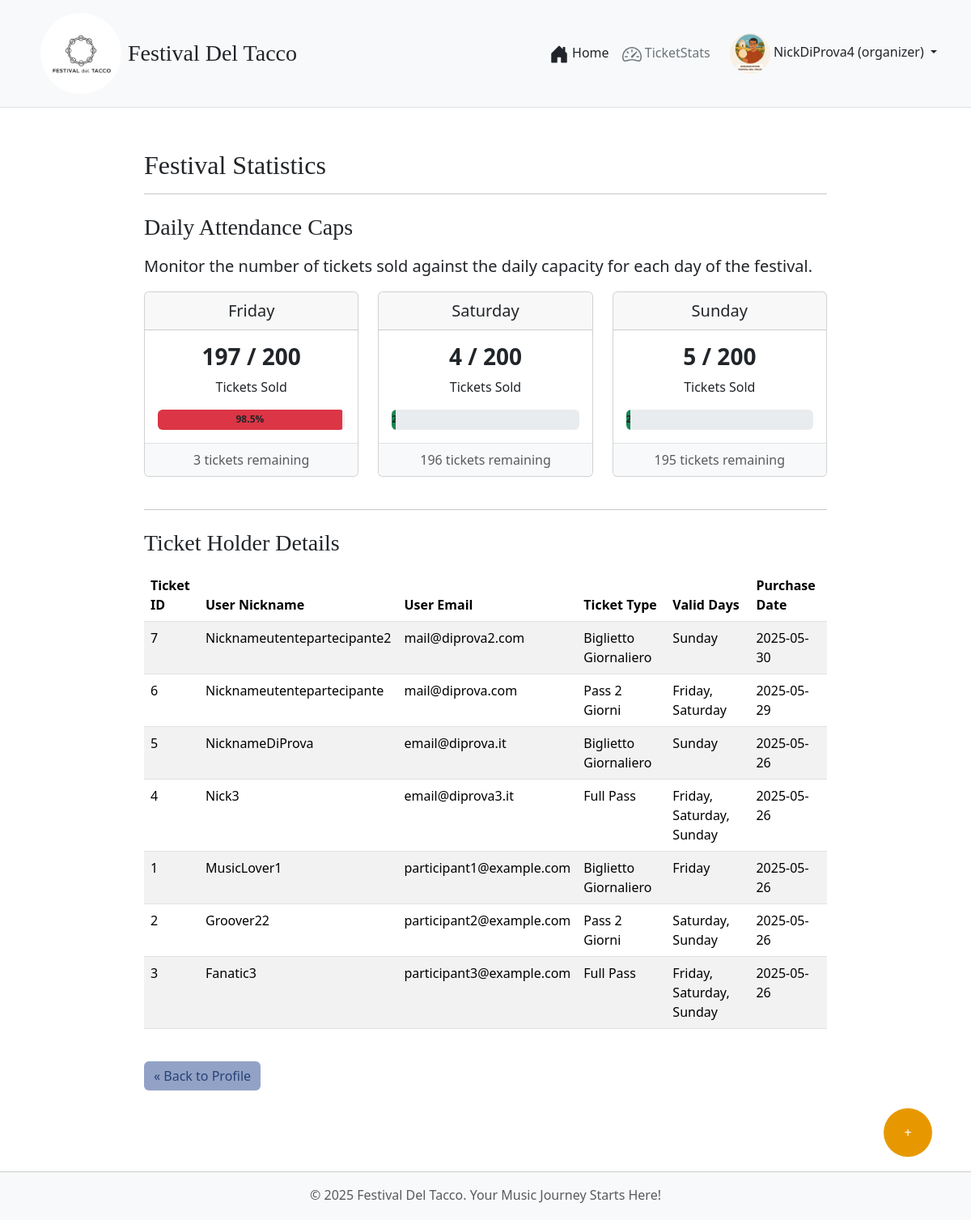
/organizer/stats (signed in), run on the app's committed database.
### tables this page shows
CREATE TABLE UTENTI (
            id INTEGER PRIMARY KEY AUTOINCREMENT,
            email TEXT UNIQUE NOT NULL,
            nickname TEXT NOT NULL,
            password_hash TEXT NOT NULL,
            role TEXT NOT NULL CHECK(role IN ('participant', 'organizer'))
        );

CREATE TABLE PRESENZE_GIORNALIERE (
            id INTEGER PRIMARY KEY AUTOINCREMENT,
            festival_day TEXT NOT NULL UNIQUE, -- "Friday", "Saturday", "Sunday"
            tickets_sold INTEGER NOT NULL DEFAULT 0
        );

CREATE TABLE BIGLIETTI (
            id INTEGER PRIMARY KEY AUTOINCREMENT,
            user_id INTEGER NOT NULL UNIQUE, -- One ticket type per user
            ticket_type TEXT NOT NULL,
            valid_days TEXT NOT NULL, -- Comma-separated e.g., "Friday,Saturday"
            purchase_date TEXT NOT NULL,
            FOREIGN KEY (user_id) REFERENCES UTENTI (id)
        );

### app.py (the view)
@app.route('/organizer/stats')
@login_required
def organizer_stats():
    if current_user.role != 'organizer':
        abort(403)
    attendance_data = db.get_all_daily_attendance()
    all_tickets_details = db.get_all_ticket_details() # Recupera i dettagli di tutti i biglietti
    processed_tickets = []
    for ticket in all_tickets_details:
        ticket_dict = dict(ticket) # Converte sqlite3.Row in un dizionario
        ticket_dict['valid_days_list'] = ticket_dict['valid_days'].split(',')
        ticket_dict['ticket_type_name'] = Config.TICKET_TYPES.get(ticket_dict['ticket_type'], {}).get('name', ticket_dict['ticket_type'])
        processed_tickets.append(ticket_dict)
    return render_template(
        'organizer_stats.html',
        attendance_data=attendance_data,
        max_attendees=Config.MAX_DAILY_ATTENDEES,
        tickets_details=processed_tickets # Passa i dettagli dei biglietti al template
    )

### app.py (called while the page is built)
@login_manager.user_loader
def load_user(user_id):
    user_data = db.get_user_by_id(int(user_id))
    if user_data:
        return User(id=user_data['id'], email=user_data['email'], nickname=user_data['nickname'], role=user_data['role'])
    return None

@app.context_processor
def inject_global_vars(): # prendo le variabli globali da festival_config.py, comuni a tutti i template
    user_has_ticket = False
    if current_user.is_authenticated and current_user.role == 'participant':
        if db.get_ticket_by_user_id(current_user.id):
            user_has_ticket = True
    return dict(
        FESTIVAL_DAYS=Config.FESTIVAL_DAYS,
        FESTIVAL_STAGES=Config.FESTIVAL_STAGES,
        TICKET_TYPES_CONFIG=Config.TICKET_TYPES,
        now=datetime.now().year,
        g_user_has_ticket=user_has_ticket
    )

### festival_dao.py (called while the page is built)
def get_db_connection():
    conn = sqlite3.connect(DATABASE_NAME)
    conn.row_factory = sqlite3.Row # Access columns by name
    return conn

def get_user_by_id(user_id):
    conn = get_db_connection()
    user = conn.execute("SELECT * FROM UTENTI WHERE id = ?", (user_id,)).fetchone()
    conn.close()
    return user

def get_all_ticket_details(): # Nuova funzione per i dettagli dei biglietti
    conn = get_db_connection()
    query = """
        SELECT
            b.id as ticket_id,
            b.ticket_type,
            b.valid_days,
            b.purchase_date,
            u.id as user_id,
            u.email as user_email,
            u.nickname as user_nickname
        FROM BIGLIETTI b
        JOIN UTENTI u ON b.user_id = u.id
        ORDER BY b.purchase_date DESC
    """
    tickets = conn.execute(query).fetchall()
    conn.close()
    return tickets

def get_all_daily_attendance():
    conn = get_db_connection()
    attendance_data = conn.execute("SELECT festival_day, tickets_sold FROM PRESENZE_GIORNALIERE ORDER BY CASE festival_day WHEN 'Friday' THEN 1 WHEN 'Saturday' THEN 2 WHEN 'Sunday' THEN 3 ELSE 4 END").fetchall()
    conn.close()
    return attendance_data

### templates/organizer_stats.html (shortened to what this page needs)
{% extends "base_festival.html" %}
{% block content %}
<div class="container mt-4">
    <h2 style="font-family: 'Playfair Display', serif;">Festival Statistics</h2>
    <hr>
    <h3 style="font-family: 'Playfair Display', serif;" class="mt-4 mb-3">Daily Attendance Caps</h3>
    <p class="lead">Monitor the number of tickets sold against the daily capacity for each day of the festival.</p>
    {% if attendance_data %}
    <div class="row">
        {% for day_data in attendance_data %}
        <div class="col-md-4 mb-3">
            <div class="card text-center">
                <div class="card-header fs-5">
                    {{ day_data.festival_day }}
                </div>
                <div class="card-body">
                    <h3 class="card-title">{{ day_data.tickets_sold }} / {{ max_attendees }}</h3>
                    <p class="card-text">Tickets Sold</p>
                    <div class="progress" style="height: 25px;">
                        {% set percentage = (day_data.tickets_sold / max_attendees * 100) | round(1) if max_attendees > 0 else 0 %}
                        <div class="progress-bar {% if percentage >= 90 %}bg-danger{% elif percentage >= 70 %}bg-warning{% else %}bg-success{% endif %}"
                            role="progressbar" style="width: {{percentage}}%;"
                            aria-valuenow="{{ day_data.tickets_sold }}" aria-valuemin="0"
                            aria-valuemax="{{ max_attendees }}">
                            {{ percentage }}%
                        </div>
                    </div>
                </div>
                <div class="card-footer text-muted">
                    {% if day_data.tickets_sold >= max_attendees %}
                    <span class="text-danger fw-bold">SOLD OUT!</span>
                    {% else %}
                    {{ max_attendees - day_data.tickets_sold }} tickets remaining
                    {% endif %}
                </div>
            </div>
        </div>
        {% endfor %}
    </div>
    {% else %}
    <p>No attendance data available yet.</p>
    {% endif %}
    <hr class="my-4">
    <h3 style="font-family: 'Playfair Display', serif;" class="mt-4 mb-3">Ticket Holder Details</h3>
    {% if tickets_details %}
    <div class="table-responsive">
        <table class="table table-striped table-hover">
            <thead>
                <tr>
                    <th scope="col">Ticket ID</th>
                    <th scope="col">User Nickname</th>
                    <th scope="col">User Email</th>
                    <th scope="col">Ticket Type</th>
                    <th scope="col">Valid Days</th>
                    <th scope="col">Purchase Date</th>
                </tr>
            </thead>
            <tbody>
                {% for ticket in tickets_details %}
                <tr>
                    <td>{{ ticket.ticket_id }}</td>
                    <td>{{ ticket.user_nickname }}</td>
                    <td>{{ ticket.user_email }}</td>
                    <td>{{ ticket.ticket_type_name }}</td>
                    <td>{{ ticket.valid_days_list | join(', ') }}</td>
                    <td>{{ ticket.purchase_date.split(' ')[0] }}</td>
                </tr>
                {% endfor %}
            </tbody>
        </table>
    </div>
    {% else %}
    <p>No tickets have been sold yet.</p>
    {% endif %}
    <div class="mt-4">
        <a href="{{ url_for('profile') }}" class="btn myclearbutton">« Back to Profile</a>
    </div>
</div>
{% endblock %}

### templates/base_festival.html (shortened to what this page needs)
<!DOCTYPE html>
<html lang="it">
<head>
    <link href="https://cdn.jsdelivr.net/npm/bootstrap@5.3.2/dist/css/bootstrap.min.css" rel="stylesheet"
>
    <link rel="stylesheet" href="{{ url_for('static', filename='css/style_festival.css') }}">
    <link rel="stylesheet" href="https://unpkg.com/leaflet@1.9.4/dist/leaflet.css"
 />
</head>
<body>
    <nav>
        <header class="p-3 mb-3 border-bottom bg-light sticky-top">
            <div class="container">
                <div class="d-flex flex-wrap align-items-center justify-content-center justify-content-lg-start">
                    <a href="{{ url_for('home') }}"
                        class="d-flex align-items-center text-dark text-decoration-none me-lg-auto ms-2">
                        <img src="{{ url_for('static', filename='images/logo/LogoFestivalDelTacco.jpeg') }}"
                            alt="Festival del Tacco" class="img-fluid rounded-circle"
                            style="height: 100px; width: 100px; object-fit: cover;" loading="lazy">
                        <span class="fs-3 ms-2" style="font-family: 'Playfair Display', serif;">Festival Del
                            Tacco</span>
                    </a>
                    <ul class="nav col-12 col-lg-auto mb-2 justify-content-center mb-md-0">
                        <li><a href="{{ url_for('home') }}"
                                class="nav-link px-2 {% if request.endpoint == 'home' %}link-secondary{% else %}link-dark{% endif %}">
                                Home
                            </a>
                        </li>
                        {% if current_user.is_authenticated and current_user.role == 'organizer' %}
                        <li>
                            <a href="{{ url_for('organizer_stats') }}"
                                class="nav-link px-2 {% if request.endpoint == 'organizer_stats' %}link-secondary{% else %}link-dark{% endif %}">
                                TicketStats
                            </a>
                        </li>
                        {% endif %}
                    </ul>
                    <div class="ms-lg-3">
                        {% if current_user.is_authenticated %}
                        <div class="dropdown text-end">
                            <a href="#" class="d-block link-dark text-decoration-none dropdown-toggle"
                                id="dropdownUser1" data-bs-toggle="dropdown" aria-expanded="false">
                                {% if current_user.role == 'organizer' %}
                                <img src="{{ url_for('static', filename='images/logo/organizer.png') }}"
                                    alt="organizer_image" width="50" height="50" class="rounded-circle myprofileicon">
                                {% endif %}
                                {{ current_user.nickname }} ({{ current_user.role }})
                            </a>
                        </div>
                        {% else %}
                        <a href="{{ url_for('login') }}" class="btn btn-outline myloginbutton me-2">Login</a>
                        <a href="{{ url_for('register') }}" class="btn  mybuttoncolors">Sign-up</a>
                        {% endif %}
                    </div>
                </div>
            </div>
        </header>
    </nav>
    <main class="container col-lg-9 col-md-12 pt-5 pt-md-3 pt-lg-2 pt-xl-2 pt-xxl-2 order-1 mt-lg-1 ">
        {% block content %}
        {% endblock %}
    </main>
    {% if current_user.is_authenticated and current_user.role == 'organizer' %}
    <div>
        <button type="button" class="btn m-5 end-0 myhoveringbutton" data-bs-toggle="modal"
            data-bs-target="#addPerformanceModal" title="Add New Performance">+</button>
    </div>
    {% endif %}
    <footer class="footer py-3 bg-light order-2">
        <div class="container text-center">
            <span class="text-muted">© {{ now }} Festival Del Tacco. Your Music Journey Starts Here!</span>
        </div>
    </footer>
</body>
</html>

### static/css/style_festival.css (style rules this page uses)
html, body { height: 100%; margin: 0; padding: 0; display: flex; flex-direction: column; }
body { min-height: 100vh; }
.myprofileicon { z-index: 1030; }
main, main.container { flex: 1; padding: 1rem; padding-bottom: 100px; }
footer.footer { flex-shrink: 0; height: 60px; background-color: #e8ddd5; padding: 1rem 0; text-align: center; border-top: 1px solid #ccc; }
.card { transition: transform 0.2s ease-in-out, box-shadow 0.2s ease-in-out; }
.card-title { font-weight: bold; }
.card-footer { background-color: #f8f9fa; border-top: 1px solid #dee2e6; }
header.sticky-top { z-index: 1030; }
.progress-bar { color: #212529; font-weight: bold; }
.myeditbutton, .myclearbutton { background-color: #92a2c6; border: #3e7adb; color: #284277; }
.myhoveringbutton { background-color: #e79801; border: none; border-radius: 50%; bottom: 30px; color: #ffffff; cursor: pointer; height: 60px; position: fixed; right: 30px; text-align: center; text-decoration: none; vertical-align: middle; width: 60px; z-index: 1030; }
@media (min-width: 769px) { main { padding-top: 100px; } }

### data on the page
UTENTI: nickname "NickDiProva4", role "organizer"
PRESENZE_GIORNALIERE: festival_day "Friday", tickets_sold "197", max_attendees "200", percentage "98.5", max_attendees-day_data.tickets_sold "3"
PRESENZE_GIORNALIERE: festival_day "Saturday", tickets_sold "4", max_attendees "200", max_attendees-day_data.tickets_sold "196"
PRESENZE_GIORNALIERE: festival_day "Sunday", tickets_sold "5", max_attendees "200", max_attendees-day_data.tickets_sold "195"
BIGLIETTI: ticket_id "7", user_nickname "Nicknameutentepartecipante2", user_email "mail@diprova2.com", ticket_type_name "Biglietto Giornaliero", valid_days_list "Sunday", purchase_date "2025-05-30"
BIGLIETTI: ticket_id "6", user_nickname "Nicknameutentepartecipante", user_email "mail@diprova.com", ticket_type_name "Pass 2 Giorni", valid_days_list "Friday, Saturday", purchase_date "2025-05-29"
BIGLIETTI: ticket_id "5", user_nickname "NicknameDiProva", user_email "email@diprova.it", ticket_type_name "Biglietto Giornaliero", valid_days_list "Sunday", purchase_date "2025-05-26"
BIGLIETTI: ticket_id "4", user_nickname "Nick3", user_email "email@diprova3.it", ticket_type_name "Full Pass", valid_days_list "Friday, Saturday, Sunday", purchase_date "2025-05-26"
BIGLIETTI: ticket_id "1", user_nickname "MusicLover1", user_email "participant1@example.com", ticket_type_name "Biglietto Giornaliero", valid_days_list "Friday", purchase_date "2025-05-26"
BIGLIETTI: ticket_id "2", user_nickname "Groover22", user_email "participant2@example.com", ticket_type_name "Pass 2 Giorni", valid_days_list "Saturday, Sunday", purchase_date "2025-05-26"
BIGLIETTI: ticket_id "3", user_nickname "Fanatic3", user_email "participant3@example.com", ticket_type_name "Full Pass", valid_days_list "Friday, Saturday, Sunday", purchase_date "2025-05-26"
